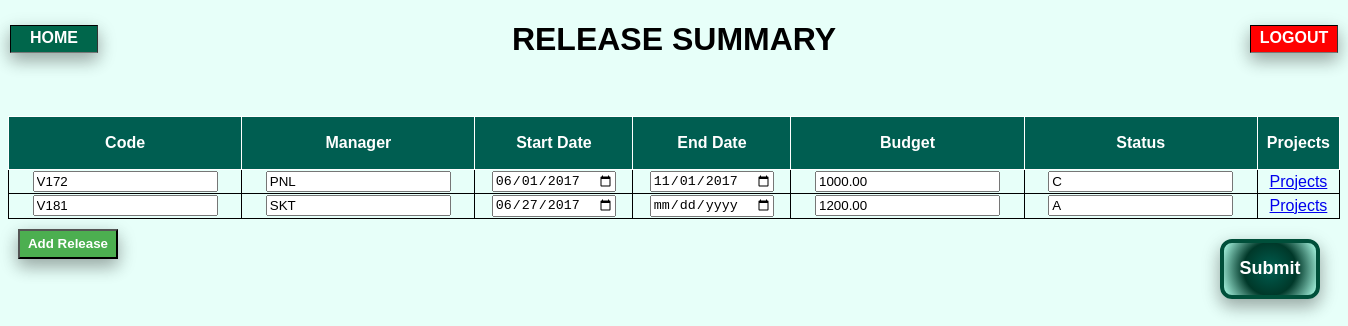
The page /ReleaseMaster.php on the database its author committed.
### tables this page shows
CREATE TABLE `cpms_release` (
  `release_cd` char(4) NOT NULL,
  `release_mgr` char(3) NOT NULL,
  `release_start_dt` date DEFAULT NULL,
  `release_end_dt` date DEFAULT NULL,
  `release_budget` decimal(7,2) NOT NULL,
  `release_status` char(1) NOT NULL
);

### ReleaseMaster.php (the view, shortened to what this page needs)
<!DOCTYPE html>
<html>
<head>
<link rel="stylesheet" type="text/css" href="activity_report.css">
</head>
<body >
<?php
include "database_connect.php";
$sql="SELECT * from cpms_release";
$query=mysqli_query($con,$sql);
?>
<div class="home">
    <a href="next.php">HOME</a>
</div>
<div class="logout">
    <a href="home.PHP">LOGOUT</a>
</div>
<h1 style="text-align: center;"> RELEASE SUMMARY </h1>
<form action="rls_db.php" method="POST" >
<br>
<br>
<table  id="example" class="display" cellspacing="5" width="100%">
        <thead>
            <tr>
				<th align="left">Code</th>
                <th align="left">Manager</th>
                <th align="left">Start Date</th>
                <th align="left">End Date</th>
				<th align="left">Budget</th>
				<th align="left">Status</th>
				<th align="left">Projects</th>
            </tr>
        </thead>
        <tbody>
		<?php
		if(mysqli_num_rows($query))
		{
		while($row=mysqli_fetch_array($query))
		{
			?>
            <tr>
				<td><input type="text" id="code" name="code[]" value=<?php echo $row[0]?> ></td>
				<td><input type="text" id="mgr" name="mgr[]" value=<?php echo $row[1]?> ></td>
				<td><input type="date" id="strtdt" name="strtdt[]" value=<?php echo $row[2]?> ></td>
				<td><input type="date" id="enddt" name="enddt[]" value=<?php echo $row[3]?> ></td>
				<td><input type="text" id="budget" name="budget[]" value=<?php echo $row[4]?> ></td>
				<td><input type="text" id="status" name="status[]" value=<?php echo $row[5]?> ></td>
				<td><?php echo "<a href=\"ProjectMaster.php?rls_cd=" .$row[0]. "\"> Projects </a>" ?></td>
            </tr>
		<?php }}
			?>
 </tbody>
    </table>
	<button class="submit" type="submit" name="submit"  >Submit</button>
	</form>
	<button  class="addrow" onclick="myFunction()">Add Release</button>
</body>
</html>

### activity_report.css (style rules this page uses)
body { font-family: Verdana,sans-serif;background-color:#e7fff9 }
table, td { border: 1px solid black; }
thead th { border: 1px solid white; }
table { border-collapse:collapse; text-align:center; }
th { height:50px; color:white; text-align:center; background-color:#005e51; }
.submit { float:right; width:100px; height:60px; margin:20px; color:white; background: radial-gradient(circle, #005e51, #003829, #afffea); border:4px solid #004f3a; border-radius:12px; font-weight:bold; font-size:18px; box-shadow: 0 8px 16px 0 rgba(0,0,0,0.2), 0 6px 20px 0 rgba(0,0,0,0.19); }
.addrow { width:100px; height:30px; margin:10px; padding:5px; color:white; background-color:#4CAF50; font-weight:bold; box-shadow: 0 8px 16px 0 rgba(0,0,0,0.2), 0 6px 20px 0 rgba(0,0,0,0.19); }
.home a { position:absolute; top:25px; left:10px; border-bottom: 1px solid #777777; border-left: 1px solid #000000; border-right: 1px solid #333333; border-top: 1px solid #000000; text-align:center; font-weight:bold; text-decoration:none; color:white; background-color:#00664b; display: block; height: 20px; width:80px; padding: 3px; box-shadow: 0 8px 16px 0 rgba(0,0,0,0.2), 0 6px 20px 0 rgba(0,0,0,0.19); }
.logout a { position:absolute; top:25px; left:1250px; border-bottom: 1px solid #777777; border-left: 1px solid #000000; border-right: 1px solid #333333; border-top: 1px solid #000000; text-align:center; font-weight:bold; text-decoration:none; color:white; background-color:red; display: block; height: 20px; width:80px; padding: 3px; box-shadow: 0 8px 16px 0 rgba(0,0,0,0.2), 0 6px 20px 0 rgba(0,0,0,0.19); }

### rows shown on the page
cpms_release: release_cd "V172", release_mgr "PNL", release_start_dt "06/01/2017", release_end_dt "11/01/2017", release_budget "1000.00", release_status "C"
cpms_release: release_cd "V181", release_mgr "SKT", release_start_dt "06/27/2017", release_budget "1200.00", release_status "A"
